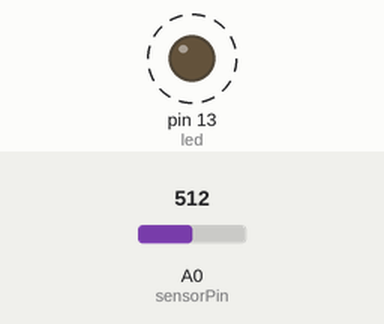
Recording of a sketch running on a simulated Arduino Uno, built with avr-gcc and run on an emulated ATmega328P. Parts: output pins drawn as LEDs (lit = HIGH). Dashed ring = blinking. The inputs (shaded band) are chosen by the test bench; at power-on: A0 (sensorPin) = 512. Random numbers use the default seed unless the sketch sets one.

Above: at 1.8 s.
1.9 s: A0 (sensorPin) set to 306
5.4 s: A0 (sensorPin) set to 122
At 5.79 s:
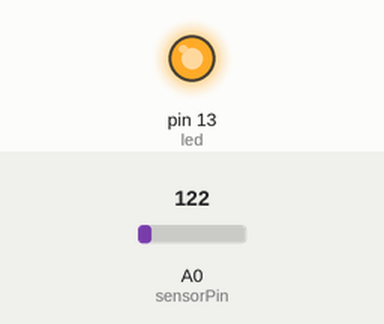
At 6.16 s:
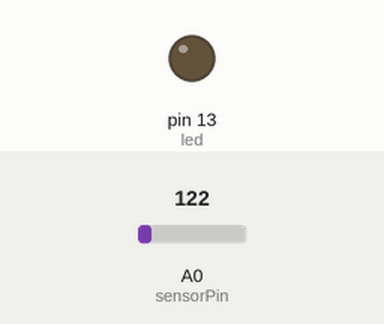
Timing chart, 0 to 14.9 s (numbered marks = the images above; inputs shaded):
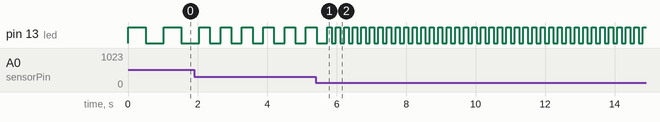

Measured:
- by itself, pin 13 (led): repeats every 0.25 s: HIGH 0.12 s, LOW 0.12 s

The sketch:

Nosey_Pickers.ino.ino
```cpp
int sensorPin = A0;    // select the input pin for the potentiometer
int ledPin = 13;      // select the pin for the LED
int sensorValue = 0;  // variable to store the value coming from the sensor
long randomNumber;    //this variable will hold a random number generated by the random() function
int led = 13;

void setup() {
  // declare the ledPin as an OUTPUT:
  pinMode(led, OUTPUT);
  randomSeed(42);
}

void loop() {
  //generate a random number:
  randomNumber = random(2,5);
  // read the value from the sensor:
  sensorValue = analogRead(sensorPin);
  // turn the led on
  digitalWrite(led, HIGH);
  // stop the program for <sensorValue> milliseconds:
  delay(sensorValue);
  // turn the led off:
  digitalWrite(led, LOW);
  // stop the program for for <sensorValue> milliseconds:
  delay(sensorValue);
  //Prints the sensor value:
  Serial.println(sensorValue);

  delay(1);
}
```
